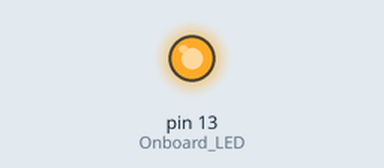
Recording of a sketch running on a simulated Arduino Uno, built with avr-gcc and run on an emulated ATmega328P. Parts: output pins drawn as LEDs (lit = HIGH). Random numbers use the default seed unless the sketch sets one; pins used as bus, display or sensor lines are not drawn; what the sketch prints to the serial monitor is not drawn.

Above: at 0.1 s.
Timing chart, 0 to 1.6 s (numbered marks = the images above):
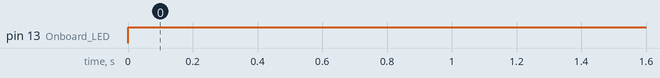

Measured:
- by itself, pin 13 (Onboard_LED): LOW → HIGH at 0.00 s

The sketch:

Trapezoid_IO_Tester_Arduino_-_Clock_Steady.ino
```cpp
// J/P Clock Input
// D/H Data Input
// N/R Strobe Input

long randNumber;

#define J_Clock_Input 2   //GREEN 2   //Sample
#define P_Clock_Input 3   //WHT/ORG 1
#define D_Data_Input 4    //WHT/BLUE 2   //Sample
#define H_Data_Input 5   //ORANGE
#define N_Strobe_Input 6  //WHT/BLUE 1   //Sample
#define R_Strobe_Input 7  //BLUE
#define B_Data_Transmit 8  //WHT/BROWN 1
#define F_Data_Transmit 9  //BLUE 2
#define A_Other_Transmit 10  //WHT/GREEN 1
#define C_Other_Transmit 11  //GREEN 1


#define Onboard_LED 13

void setup() {
  Serial.begin(115200);
  Serial.println("Entrex Trapezoid I/O Experimenter");
  pinMode(J_Clock_Input, OUTPUT);  //Sample
  pinMode(P_Clock_Input, OUTPUT);
  pinMode(D_Data_Input, OUTPUT);  //Sample
  pinMode(H_Data_Input, OUTPUT);
  pinMode(N_Strobe_Input, OUTPUT);  //Sample
  pinMode(R_Strobe_Input, OUTPUT);
  pinMode(Onboard_LED, OUTPUT);

randomSeed(1);
}
void loop() {

//random data bit set
randNumber = random(1, 10);
Serial.println("DATA");
Serial.println(randNumber);
if (randNumber > 5) {
Serial.println(1);
digitalWrite(D_Data_Input, LOW);  //D=High and H=LOW to make data line low internally
digitalWrite(H_Data_Input, HIGH); //D=LOW and H=HIGH to make data line high internally
}
else {
Serial.println(0);
digitalWrite(D_Data_Input, HIGH);  //D=High and H=LOW to make data line low internally
digitalWrite(H_Data_Input, LOW); //D=LOW and H=HIGH to make data line high internally
}


randNumber = random(1, 10);
Serial.println("STROBE");
Serial.println(randNumber);
//random pulse the strobe...or not...
if (randNumber > 5) {
Serial.println(1);
digitalWrite(N_Strobe_Input, LOW);
digitalWrite(R_Strobe_Input, HIGH);
}
else {
Serial.println(0);
digitalWrite(N_Strobe_Input, HIGH);
digitalWrite(R_Strobe_Input, LOW);
}


//pulse the clock
 digitalWrite(J_Clock_Input, LOW);
 digitalWrite(P_Clock_Input, HIGH);
 digitalWrite(Onboard_LED, HIGH);


   delay(2);

//random data bit set
randNumber = random(1, 10);
Serial.println("DATA");
Serial.println(randNumber);
if (randNumber > 5) {
Serial.println(1);
digitalWrite(D_Data_Input, LOW);  //D=High and H=LOW to make data line low internally
digitalWrite(H_Data_Input, HIGH); //D=LOW and H=HIGH to make data line high internally
}
else {
Serial.println(0);
digitalWrite(D_Data_Input, HIGH);  //D=High and H=LOW to make data line low internally
digitalWrite(H_Data_Input, LOW); //D=LOW and H=HIGH to make data line high internally
}


randNumber = random(1, 10);
Serial.println("STROBE");
Serial.println(randNumber);
//random pulse the strobe...or not...
if (randNumber > 5) {
Serial.println(1);
digitalWrite(N_Strobe_Input, LOW);
digitalWrite(R_Strobe_Input, HIGH);
}
else {
Serial.println(0);
digitalWrite(N_Strobe_Input, HIGH);
digitalWrite(R_Strobe_Input, LOW);
}


//pulse the clock
 digitalWrite(J_Clock_Input, HIGH);
 digitalWrite(P_Clock_Input, LOW);
 digitalWrite(Onboard_LED, HIGH);


   delay(2);


}
```
